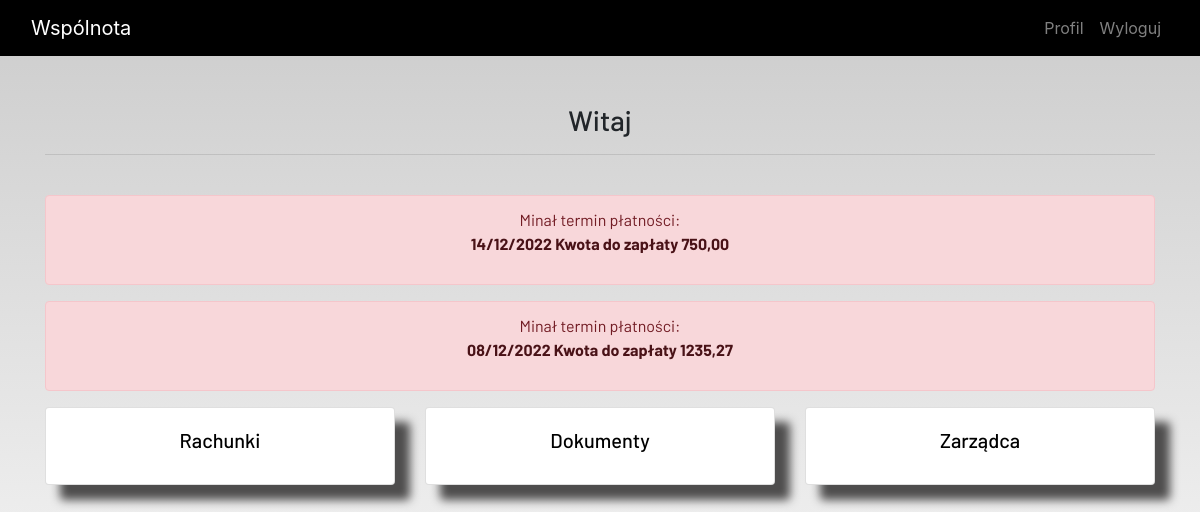
The app's page /home/ (signed in), older data.
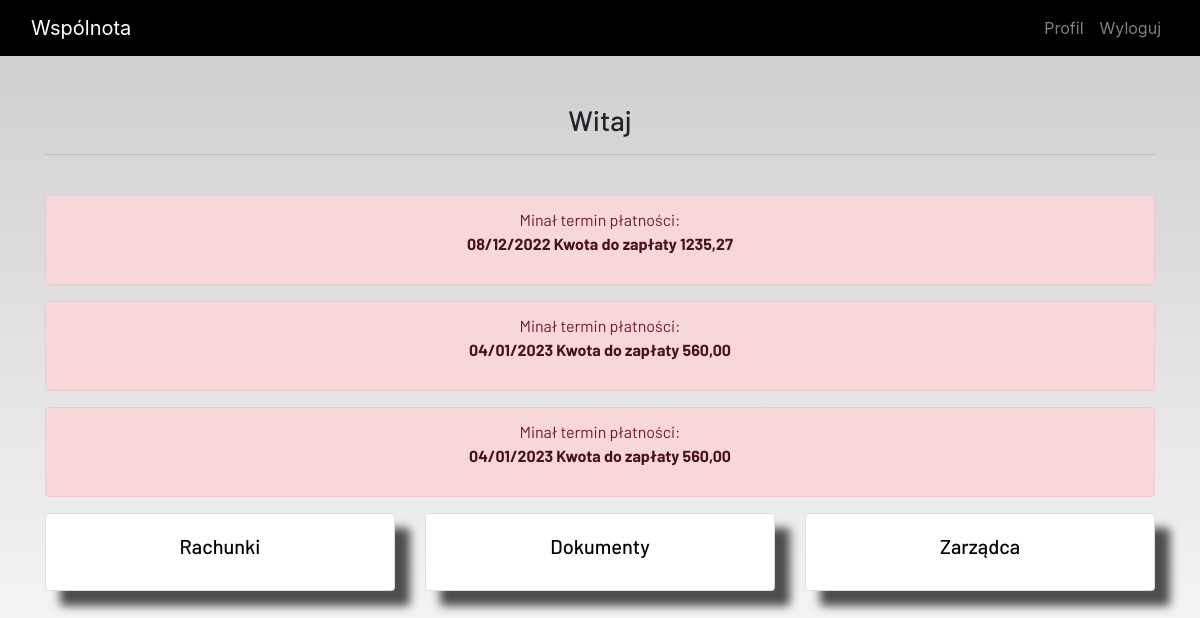
The same page, newer data.
### ideas/models.py (models this page shows, shortened)
class Billing(models.Model):
    admin = models.ForeignKey(User, on_delete=models.CASCADE, null=True, blank=True)
    id = models.AutoField(primary_key = True)
    owner = models.ForeignKey(Local, on_delete=models.CASCADE, null=False, blank=False)
    value = models.DecimalField(("Kwota do zapłaty"), max_digits=100, decimal_places=2)
    addressee_name = models.TextField(("Adresat rachunku"), null=True, blank=True)
    bank_account = models.CharField(("Numer konta"), max_length=26, null=True, blank=True)
    status = models.BooleanField(("Czy zapłacone?"))
    start_billing = models.DateField(("Początek okresu rozliczeniowego"), null=False, blank=False)
    end_billing = models.DateField(("Koniec okresu rozliczeniowego"), null=False, blank=False)
    payment_date = models.DateField(("Termin płatności"), null=True, blank=True)
    details = models.FileField(("Szczegóły"), upload_to='', null=True)

### ideas/views.py (the view)
# urls.py: path('home/', views.home, name='home'),
def home(request):
    logged = whoLogged(request)
    billing_deadline = []
    unpaid = []
    if logged == 'resident':
        billing = billing_list(request, False)
        billing_deadline = deadlineAproaching(request, billing)
        unpaid = unpaidBill(request, billing)
    context = {
        'logged': logged,
        'billing_deadline': billing_deadline,
        'unpaid': unpaid,
    }
    return render(request, 'registration/home.html', context)

### ideas/functions/billing_function.py (called while the page is built)
def billing_list(request, status):
    local = Local.objects.get(owner=request.user)
    billing = Billing.objects.filter(owner=local.id).filter(status=status)
    return billing

def deadlineAproaching(request, billing):
    billing_deadline = []
    for bill in billing:
        if deltaTime(bill.payment_date) < 5 and deltaTime(bill.payment_date) >= 0:
            billing_deadline.append(bill)
    return billing_deadline

def unpaidBill(request, billing):
    unpaid = []
    for bill in billing:
        if deltaTime(bill.payment_date) < 0:
            unpaid.append(bill)
    return unpaid

### ideas/functions/notification.py (called while the page is built)
def deltaTime(date):
    now = datetime.date.today()
    delta = date - now
    return delta.days

### ideas/functions/user_function.py (called while the page is built)
def whoLogged(request):
    locals = Local.objects.all()
    logged = 'nobody'
    for local in locals:
        if local.admin == request.user:
            logged = 'admin'
            break
        elif local.owner == request.user:
            logged = 'resident'
            break
    return logged

### ideas/templates/registration/home.html (shortened to what this page needs)
{% extends 'registration/main.html' %}
{% load static %}
{% block content %}
<section class="container text-center">
  <h3>Witaj</h3>
    <hr> <br>
    {% if logged == 'admin' %}
        <div class="row">
    <div class="col-md-3">
      <a href="{% url 'resident' %}">
        <div class="card">
            <div class="card-body">
            <h5 class="card-title ">
              Mieszkańcy
            </h5>
          </div>
        </div>
      </a>
    </div>
    <div class="col-md-3">
      <a href="{% url 'local' %}">
        <div class="card">
            <div class="card-body">
            <h5 class="card-title ">
              Lokale
            </h5>
          </div>
        </div>
      </a>
    </div>
    <div class="col-md-3">
      <a href="{% url 'billing' %}">
        <div class="card">
            <div class="card-body">
            <h5 class="card-title ">
              Rachunki
            </h5>
          </div>
        </div>
      </a>
    </div>
    <div class="col-md-3">
      <a href="{% url 'documents' %}">
        <div class="card">
            <div class="card-body">
            <h5 class="card-title ">
              Dokumenty
            </h5>
          </div>
        </div>
      </a>
    </div>
  </div>
  </div>
  {% elif logged == 'resident' %}
        {% for bill in  unpaid %}
            <div class="alert alert-danger" role="alert">
                Minał termin płatności:
                <p style="text-align: center"><a href="{% url 'billing_detail' bill.id%}" class="alert-link">{{ bill.payment_date | date:"d/m/Y" }}    Kwota do zapłaty  {{ bill.value }}</a></p>
            </div>
        {% endfor %}
  <div class="row">
    <div class="col">
      <a href="{% url 'resident_billing' %}">
        <div class="card">
            <div class="card-body">
            <h5 class="card-title ">
              Rachunki
            </h5>
          </div>
        </div>
      </a>
    </div>
    <div class="col">
      <a href="{% url 'documents' %}">
        <div class="card">
            <div class="card-body">
            <h5 class="card-title ">
              Dokumenty
            </h5>
          </div>
        </div>
      </a>
    </div>
      <div class="col">
          <a href='{% url 'admin_detail' %}'>
            <div class="card">
                <div class="card-body">
                <h5 class="card-title ">
                  Zarządca
                </h5>
              </div>
            </div>
          </a>
        </div>
  </div>
  {% endif %}
</section>
{% endblock content %}

Row changes from the older to the newer data that the page shows:
no longer on this page (row edited): Billing: payment_date "14/12/2022", value "750,00"
added Billing: payment_date "04/01/2023", value "560,00"
added Billing: payment_date "04/01/2023", value "560,00"
